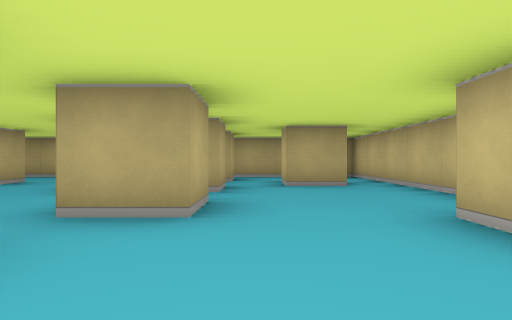
View 1 (above)

23 first-person views from a walk through a cub3D level. The camera is about half as high as the walls, looks level and sees 75° across. The floor is counted in squares. Each view is taken from the middle of a square. On the plan, view 1 faces up. The plan holds only what a view shows up to about 9 squares ahead; the rest is blank.

View 2
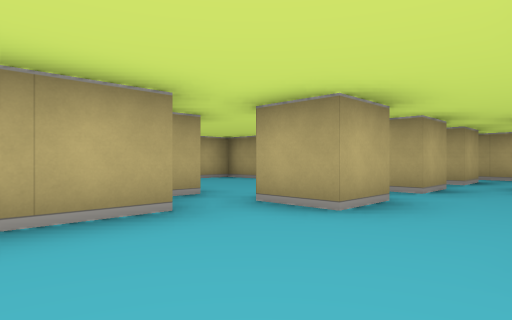

View 3
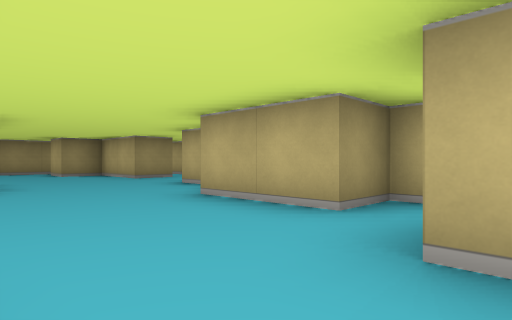

View 4
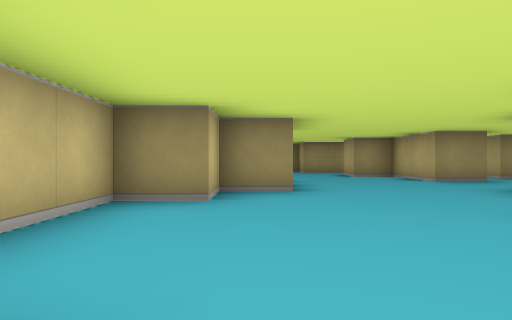

View 5
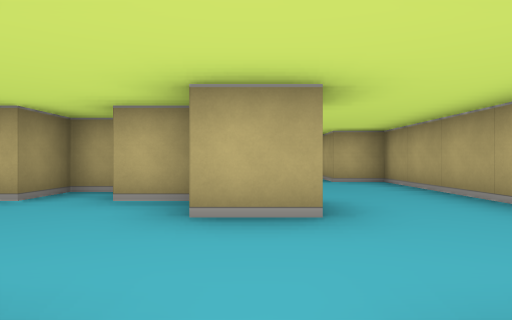

View 6
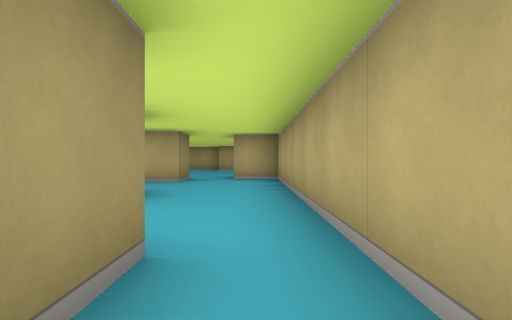

View 7
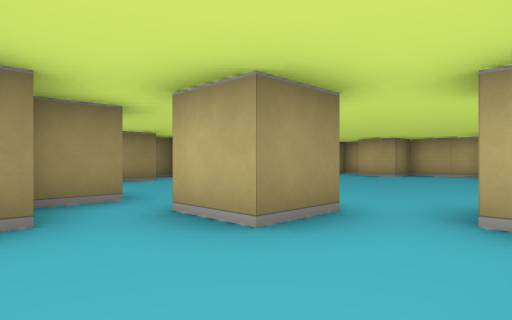

View 8
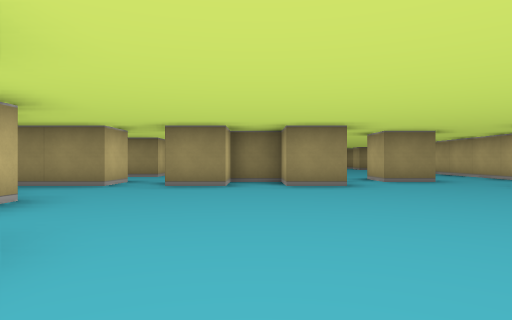

View 9
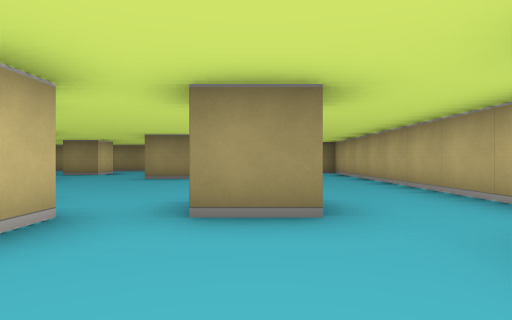

View 10
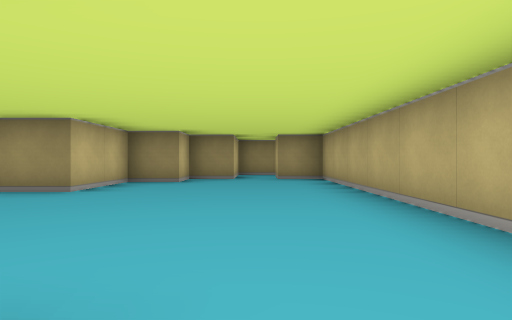

View 11
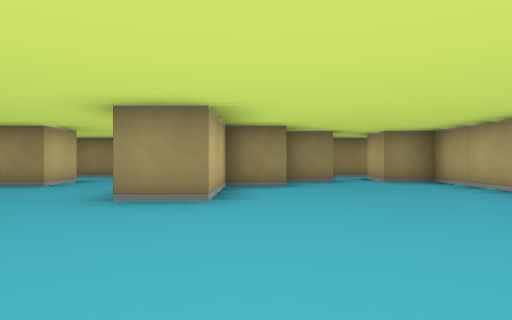

View 12
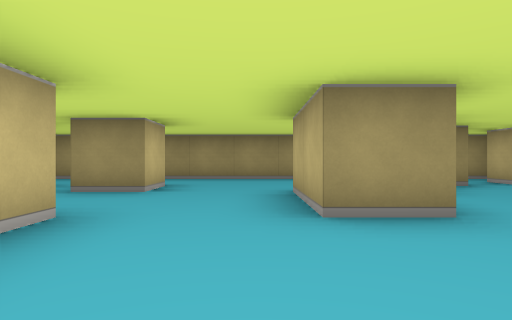

View 13
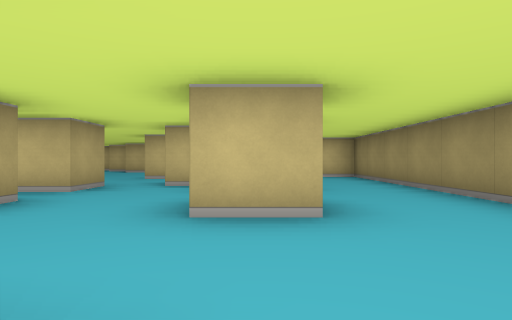

View 14
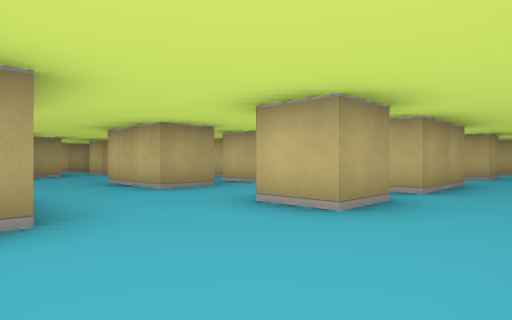

View 15
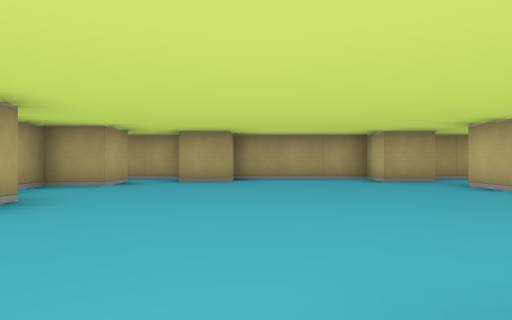

View 16
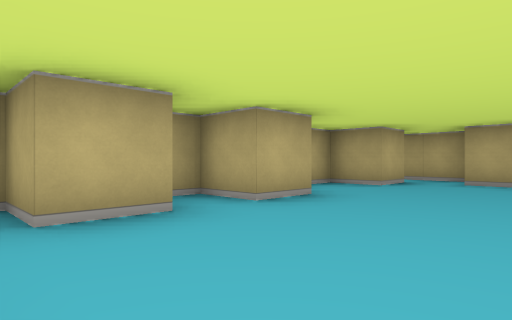

View 17
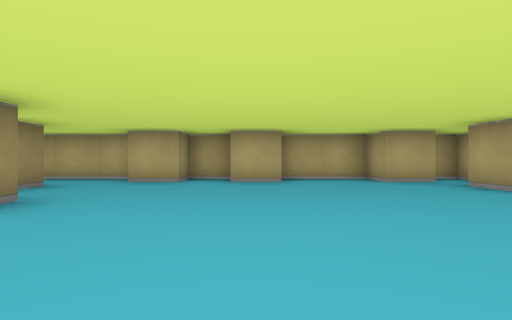

View 18
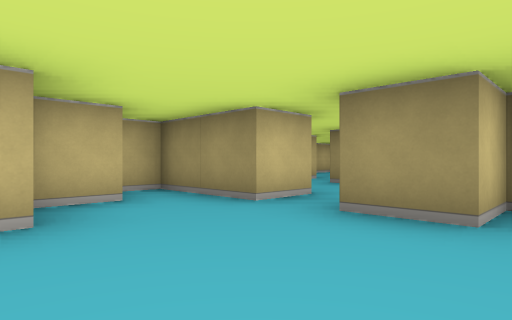

View 19
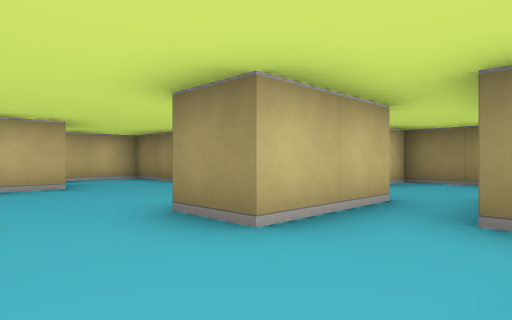

View 20
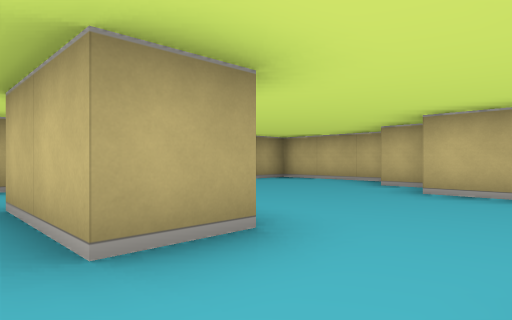

View 21
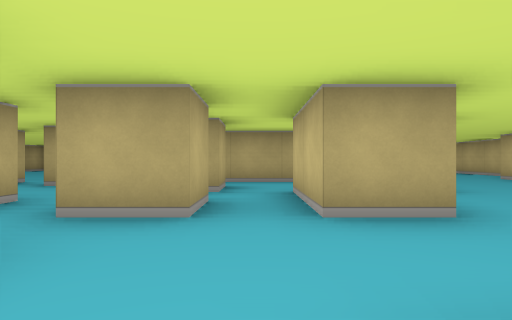

View 22
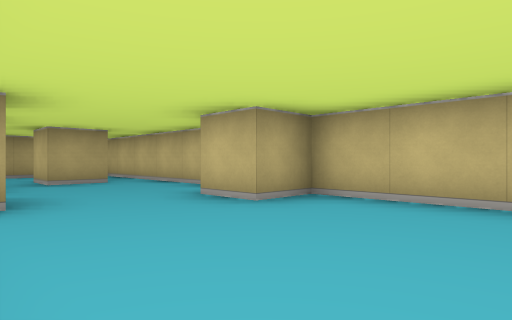

View 23
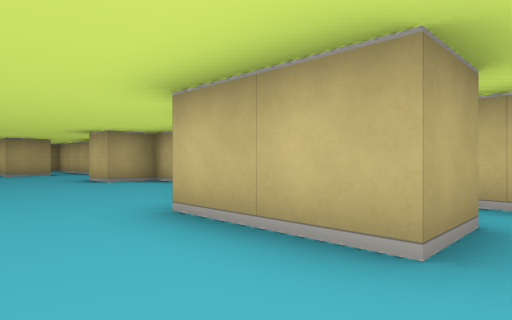

### Floor plan
Key: @ floor where view 1 was taken; # wall or solid block; . floor.
Columns run from 16 left of view 1 to 3 right of it. Each row starts with its distance up from view 1.
  9 ####################
  8 #..#...#...........#
  7 ##............##...#
  6 #.......#.##.....#.#
  5 #........##... #...#
  4 ##.......#.........#
  3 #........##....#...#
  2 ##........####....##
  1 #....###.##..##....#
  0 #..#.##... #.##.@..#
 -1 #............#.....#
 -2 #.......##.#.#...###
 -3 #.......#........# #
 -4 #.......#.#......#.#
 -5 #....#.......#.....#
 -6 #...##.....#.#.....#
 -7 #..##...#.##.##..###
 -8 ##.# ...........
 -9  ..# .........#
-10  ### ##########

Positions as (right, up) in squares from view 1, and headings:
1: (0, 0), facing up
2: (1, 0), facing up-left
3: (1, 3), facing down-left
4: (1, 2), facing down
5: (-2, 6), facing left
6: (-1, 8), facing left
7: (-6, 8), facing down-left
8: (-10, 7), facing down
9: (-13, 3), facing down
10: (-14, 0), facing down
11: (-12, -1), facing down
12: (-10, -2), facing down
13: (-11, -7), facing right
14: (-11, -9), facing up-right
15: (-12, 1), facing up
16: (-12, 1), facing up-left
17: (-8, 4), facing left
18: (-10, 4), facing down-right
19: (-5, -3), facing down-right
20: (-4, -4), facing up-right
21: (-4, -5), facing up
22: (-1, -1), facing up-right
23: (-1, -5), facing up-right
